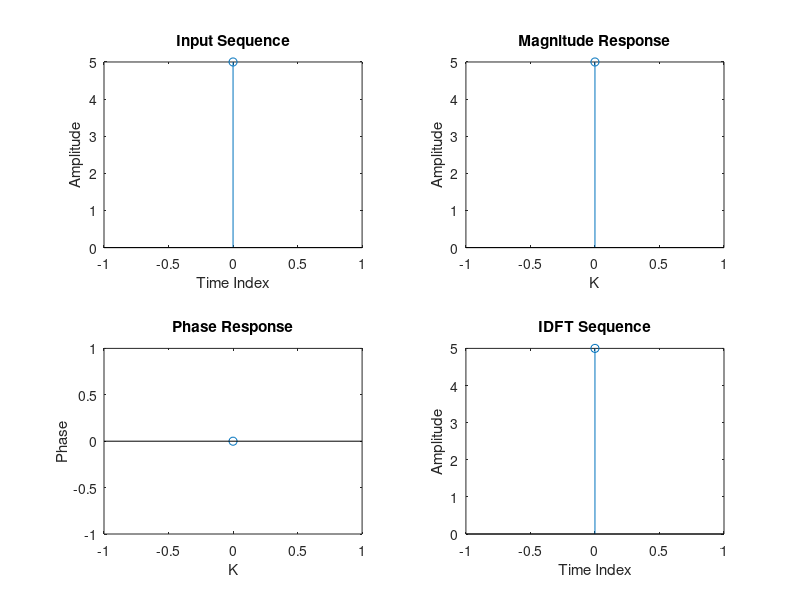

The MATLAB script that drew this image:
clc;
clear all;
close all;
xn = input('Enter the sequence:');
ln = length(xn);
xk = zeros(1,ln);
ixk = zeros(1,ln);

for k=0: ln-1
    for n=0:ln-1
        xk(k+1) = xk(k+1) + (xn(n+1)*exp((-i)*2*pi*k*n/ln));
    end
end

t=0:ln-1;
subplot(221);
stem(t,xn);
ylabel('Amplitude');
xlabel('Time Index');
title('Input Sequence');

magnitude = abs(xk);
t=0:ln-1;
subplot(222);
stem(t,magnitude);
ylabel('Amplitude');
xlabel('K');
title('Magnitude Response');

phase = angle(xk);
t=0:ln-1;
subplot(223);
stem(t,phase);
ylabel('Phase');
xlabel('K');
title('Phase Response');


for n=0:ln-1
    for k=0:ln-1
        ixk(n+1) = ixk(n+1)+(xk(k+1)*exp(i*2*pi*k*n/ln));
    end
end
ixk = ixk./ln;

t=0:ln-1;
subplot(224);
stem(t,ixk);
ylabel('Amplitude');
xlabel('Time Index');
title('IDFT Sequence');



